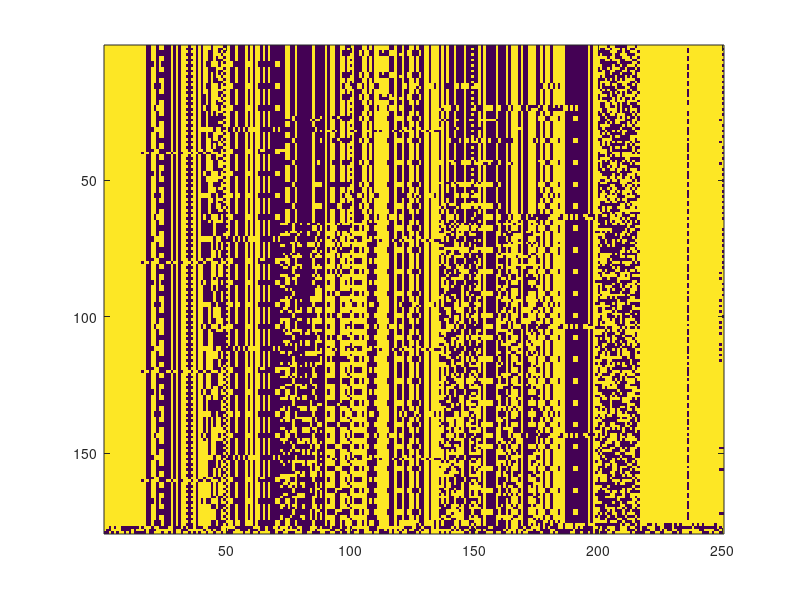
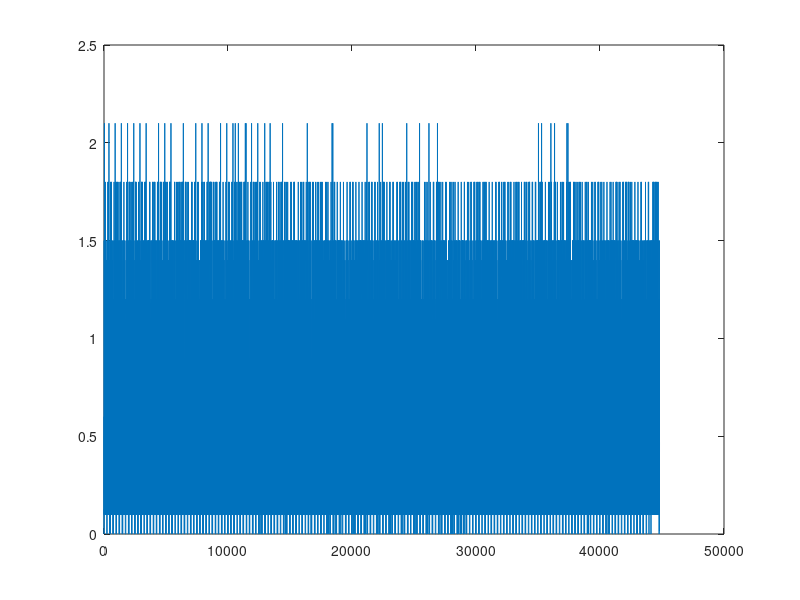

MATLAB code for these plots, in order:
pkg load signal

load digital15.mat   % code index +1 since index starting at 0 and matlab at 1
u=angle(xvals16.*exp(-j*unwrap(angle(xvals16)*2)/2)); % remove phase fluctuation
bits=floor(length(u)/250);                            % number of sentences
k=find(u<-2);u(k)=u(k)+2*pi;                          % 2pi phase addition
k=find(u<=1);u(k)=0;                                  % threshold
k=find(u>1);u(k)=1;

output=zeros(1,length(u)-1);          % remove differential encoding
for k=1:length(u)-1
  if (u(k)==u(k+1)) output(k)=1; else output(k)=0; end
end

sentences=(reshape(output(1:250*bits),250,bits)); % 250 bits/second, 1 message/second
imagesc(sentences')

motif=([1 0 1 1 0 1 0 1 1 1 ]);
x=abs(xcorr(output-mean(output),motif-mean(motif)));
k=find(x>2.1);
diff(k)
figure
plot(x(floor(length(x)/2:end)))
